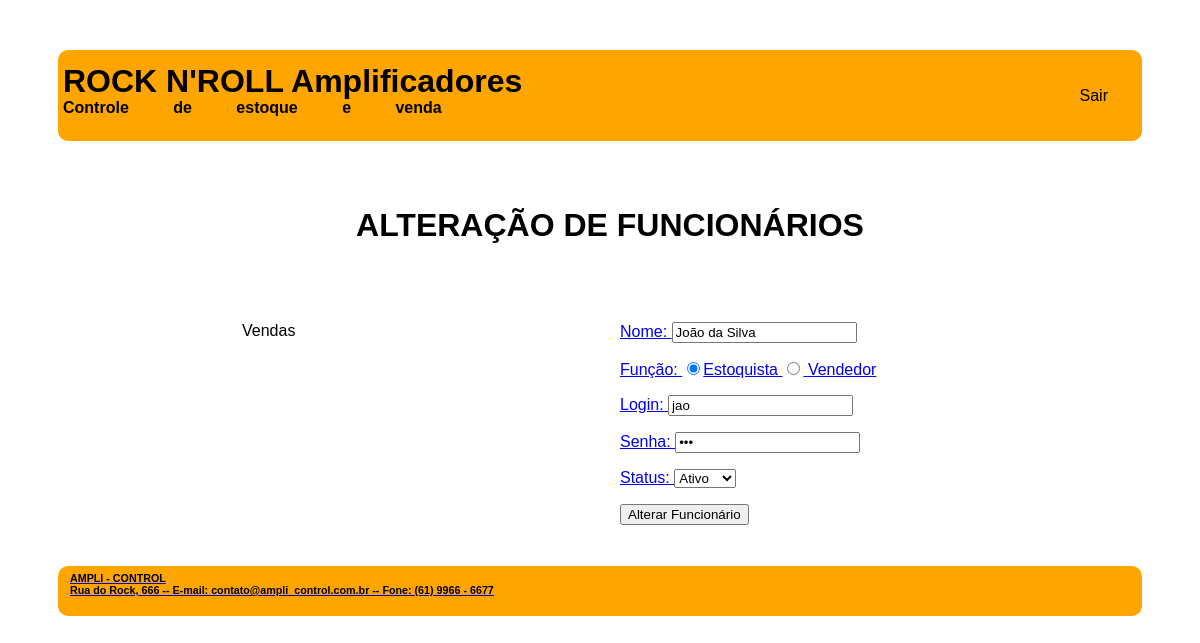
Screenshot of /altera_fun.php?codigo=2 with the database file from the repository.
### tables this page shows
CREATE TABLE `funcionarios` (
  `COD_FUN` int(11) NOT NULL,
  `NOME_FUN` varchar(45) NOT NULL,
  `LOGIN_FUN` varchar(45) NOT NULL,
  `SENHA_FUN` varchar(45) NOT NULL,
  `STATUS_FUN` char(1) NOT NULL DEFAULT 'A',
  `FUNCAO_FUN` varchar(45) NOT NULL
);

### altera_fun.php (the view, shortened to what this page needs)
<!DOCTYPE html>
<html>
<head>
	<link rel="stylesheet" type="text/css" href="css/layout.css">
	<link rel="stylesheet" type="text/css" href="css/menu.css">
</head>
<body>
	<div id="principal">
		<div id="topo">
			<div id="logo">
				<h1> ROCK N'ROLL Amplificadores </h1>
				<h4> Controle de estoque e venda </h4>
			</div>
			<div id="menu_global" class="menu_global">
				<ul>
					<li><a href="logout.php" class="active">Sair</a></li>
				</ul>
			</div>
		</div>
		<div id="conteudo_especifico">
			<div class="div_central centralizar">
				<h1>ALTERAÇÃO DE FUNCIONÁRIOS</h1>
			</div>
			<div class="div_esquerda menu_local">
				<?php
				include "menu_local.php";
				?>
			</div>
			<div id= "funcionalidade" class="div_direita">
				<?php
					$conectar = mysqli_connect("localhost", "root", "", "336076");
					$codigo_fun = $_GET["codigo"];
					$sql_consulta = "SELECT nome_fun, funcao_fun, login_fun, senha_fun, status_fun, cod_fun
                                     FROM funcionarios
									 WHERE cod_fun = '$codigo_fun'";
                    $resultado_consulta = mysqli_query($conectar, $sql_consulta);
					$registro = mysqli_fetch_row($resultado_consulta);
				?>
				<form method="post" action="processa_altera_fun.php">
					<?php
						if($registro[1] == "administrador"){
					?>
						<input type = "hidden" name = "funcao" value ="<?php echo $registro[1];?>">
						<p>Administrador</p>
						<p>Senha: <input type="password" name="senha" value="<?php echo $registro[3];?>"required>
						</p>
					<?php
					}
					else{
					?>
							<p>Nome: <input type="text" name="nome" value="<?php echo $registro[0]; ?>"required> </p>
							<p> Função:
									<input type="radio" name="funcao" value="estoquista"
									<?php
										if($registro[1] == "estoquista"){
											echo "checked";
										}
									?>>Estoquista
									<input type="radio" name="funcao" value="vendedor"
									<?php if($registro[1] == "vendedor"){
											echo "checked";
										  }
									?>> Vendedor
							</p>
							<p> Login:
								<input type="text" name="login" value="<?php echo $registro[2];?>" required>
							</p>
							<p> Senha:
								<input type="password" name="senha" value="<?php echo $registro[3];?>" required>
							</p>
								<p> Status:
									 <select name="status">
										<option value="A"
											<?php
												if($registro[4] == "A"){
													echo "selected";
												}
											?>> Ativo
										</option>
									</select>
								</p>
						<?php
						}
						?>
							<p> <input type="submit" value="Alterar Funcionário">  </p>
					</form>
			</div>
		</div>
		<div id="rodape">
			<div id="texto_institucional">
				<h6> AMPLI - CONTROL </h6>
				<h6> Rua do Rock, 666 -- E-mail: contato@ampli_control.com.br -- Fone: (61) 9966 - 6677 </h6>
			</div>
		</div>
	</div>
</body>
</html>

### css/layout.css (style rules this page uses)
#principal { margin: 50px; font-family: arial; }
#topo { padding: 5px; display: grid; grid-template-columns: auto auto; margin: 0px auto 20px auto; grid-gap: 5px; border-radius: 10px; background-color: orange; color:black; justify-content: space-between; }
#logo h1 { line-height: 10px; word-spacing: 0px; }
#logo h4 { line-height: 0px; word-spacing: 40px; }
#conteudo_especifico { padding: 5px; display: grid; grid-template-columns: 50% 50%; margin: 0px auto 5px auto; grid-gap: 20px; }
.div_esquerda { margin: 0px auto auto 150px; }
.div_direita { margin: 15px 150px auto auto; }
.div_central { margin: auto 150px auto 150px; grid-column-start: 1; grid-column-end: 3; }
#rodape { padding: 0px; display: grid; grid-template-columns: auto auto; grid-template-rows: 50px; margin: 20px auto 0px auto; grid-gap: 5px; border-radius: 10px; background-color: orange; color:black; justify-content: space-between; }
#rodape h6 { line-height: 0px; word-spacing: 0px; margin: 12px auto 12px 12px; }
.centralizar { text-align: center; padding: 20px 30px 20px 30px; }

### css/menu.css (style rules this page uses)
.menu_global li { display: inline-flex; margin: 15px 29px; }
.menu_global a { text-decoration: none; color: black; }

### rows the page displays
funcionarios: nome "João da Silva", FUNCAO_FUN "☑", login "jao"
